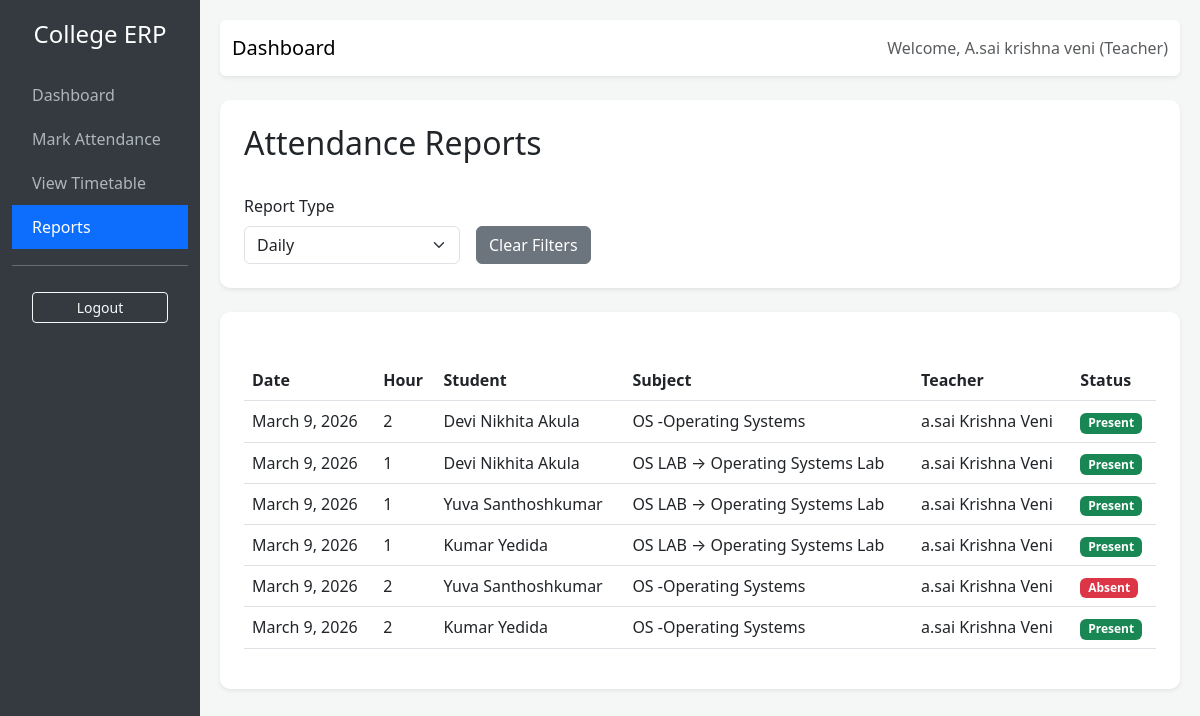
/attendance/reports/ (signed in), run on the app's committed database.
### attendance/models.py (models this page shows, shortened)
class User(AbstractUser):
    ROLE_CHOICES = (
        ('admin', 'Admin'),
        ('teacher', 'Teacher'),
        ('student', 'Student'),
    )
    role = models.CharField(max_length=10, choices=ROLE_CHOICES, default='admin')

class Attendance(models.Model):
    STATUS_CHOICES = (
        ('Present', 'Present'),
        ('Absent', 'Absent'),
    )
    student = models.ForeignKey(Student, on_delete=models.CASCADE)
    subject = models.ForeignKey(Subject, on_delete=models.CASCADE)
    teacher = models.ForeignKey(Teacher, on_delete=models.CASCADE)
    date = models.DateField()
    hour = models.IntegerField()
    status = models.CharField(max_length=10, choices=STATUS_CHOICES)
    class Meta:
        unique_together = ('student', 'subject', 'date', 'hour')

class Student(models.Model):
    user = models.OneToOneField(User, on_delete=models.CASCADE, limit_choices_to={'role': 'student'})
    roll_number = models.CharField(max_length=20, unique=True)
    phone = models.CharField(max_length=15)
    class_name = models.CharField(max_length=50) # e.g. "B.Tech"
    branch = models.CharField(max_length=50, blank=True)
    section = models.CharField(max_length=10)
    semester = models.IntegerField(default=1)

class Subject(models.Model):
    name = models.CharField(max_length=100)
    code = models.CharField(max_length=20, unique=True)
    teacher = models.ForeignKey('Teacher', on_delete=models.SET_NULL, null=True, related_name='subjects')
    class_name = models.CharField(max_length=50, blank=True)
    section = models.CharField(max_length=10, blank=True)
    branch = models.CharField(max_length=50, blank=True)
    semester = models.IntegerField(default=1)

class Teacher(models.Model):
    user = models.OneToOneField(User, on_delete=models.CASCADE, limit_choices_to={'role': 'teacher'})
    phone = models.CharField(max_length=15)

### attendance/views.py (the view)
# urls.py: path('attendance/reports/', views.attendance_reports, name='attendance_reports'),
@login_required
def attendance_reports(request):
    report_type = request.GET.get('report_type', 'daily')
    month = request.GET.get('month')
    semester = request.GET.get('semester')
    if request.user.role == 'student':
        student = request.user.student
        attendance = Attendance.objects.filter(student=student).select_related('subject', 'teacher__user')
        if report_type == 'monthly' and month:
            attendance = attendance.filter(date__month=month)
        elif report_type == 'semester' and semester:
            attendance = attendance.filter(student__semester=semester)
    elif request.user.role == 'teacher':
        teacher = request.user.teacher
        attendance = Attendance.objects.filter(teacher=teacher).select_related('student__user', 'subject')
        if report_type == 'monthly' and month:
            attendance = attendance.filter(date__month=month)
    else:
        attendance = Attendance.objects.all().select_related('student__user', 'subject', 'teacher__user')
    context = {
        'attendance': attendance,
        'report_type': report_type,
        'months': range(1, 13),
    }
    return render(request, 'attendance/reports.html', context)

### attendance/templates/attendance/reports.html (shortened to what this page needs)
{% extends 'attendance/base.html' %}
{% block content %}
<div class="card p-4 shadow-sm mb-4">
    <h2>Attendance Reports</h2>
    <form method="get" class="row g-3 mt-2">
        <div class="col-md-3">
            <label for="report_type" class="form-label">Report Type</label>
            <select name="report_type" id="report_type" class="form-select" onchange="this.form.submit()">
                <option value="daily" {% if report_type == 'daily' %}selected{% endif %}>Daily</option>
            </select>
        </div>
        <div class="col-md-3 d-flex align-items-end">
            <a href="{% url 'attendance_reports' %}" class="btn btn-secondary">Clear Filters</a>
        </div>
    </form>
</div>
<div class="card p-4 shadow-sm">
    <table class="table table-hover mt-4">
        <thead>
            <tr>
                <th>Date</th>
                <th>Hour</th>
                <th>Student</th>
                <th>Subject</th>
                <th>Teacher</th>
                <th>Status</th>
            </tr>
        </thead>
        <tbody>
            {% for record in attendance %}
            <tr>
                <td>{{ record.date }}</td>
                <td>{{ record.hour }}</td>
                <td>{{ record.student.user.get_full_name|default:record.student.user.username }}</td>
                <td>{{ record.subject.name }}</td>
                <td>{{ record.teacher.user.get_full_name|default:record.teacher.user.username }}</td>
                <td>
                    <span class="badge {% if record.status == 'Present' %}bg-success{% else %}bg-danger{% endif %}">
                        {{ record.status }}
                    </span>
                </td>
            </tr>
            {% empty %}
            <tr>
                <td colspan="6" class="text-center">No attendance records found.</td>
            </tr>
            {% endfor %}
        </tbody>
    </table>
</div>
{% endblock %}

### attendance/templates/attendance/base.html (shortened to what this page needs)
<!DOCTYPE html>
<html lang="en">
<head>
    <link href="https://cdn.jsdelivr.net/npm/bootstrap@5.3.0/dist/css/bootstrap.min.css" rel="stylesheet">
</head>
<body>
    <div class="container-fluid">
        <div class="row">
            <div class="col-md-2 sidebar d-none d-md-block">
                <h4 class="text-center mb-4">College ERP</h4>
                {% if user.is_authenticated %}
                <a href="{% url 'dashboard' %}" class="{% if request.resolver_match.url_name == 'dashboard' %}active{% endif %}">Dashboard</a>
                {% if user.role == 'teacher' or user.role == 'admin' %}
                <a href="{% url 'mark_attendance' %}" class="{% if request.resolver_match.url_name == 'mark_attendance' %}active{% endif %}">Mark Attendance</a>
                {% endif %}
                <a href="{% url 'timetable_list' %}" class="{% if request.resolver_match.url_name == 'timetable_list' %}active{% endif %}">View Timetable</a>
                <a href="{% url 'attendance_reports' %}" class="{% if request.resolver_match.url_name == 'attendance_reports' %}active{% endif %}">Reports</a>
                <hr>
                <form action="{% url 'logout' %}" method="post" style="padding: 10px 20px;">
                    <button type="submit" class="btn btn-outline-light btn-sm w-100">Logout</button>
                </form>
                {% else %}
                <a href="{% url 'login' %}">Login</a>
                {% endif %}
            </div>
            <div class="col-md-10 content">
                <nav class="navbar navbar-expand-lg navbar-light bg-white mb-4 rounded shadow-sm">
                    <div class="container-fluid">
                        <span class="navbar-brand">{% block title %}Dashboard{% endblock %}</span>
                        <div class="ms-auto">
                            {% if user.is_authenticated %}
                            <span class="text-muted">Welcome, {{ user.username }} ({{ user.role|title }})</span>
                            {% endif %}
                        </div>
                    </div>
                </nav>
                {% block content %}{% endblock %}
            </div>
        </div>
    </div>
</body>
</html>

### attendance/templates/attendance/base.html (style rules this page uses)
body { background-color: #f4f7f6; }
.sidebar { min-height: 100vh; background-color: #343a40; color: white; padding-top: 20px; }
.sidebar a { color: #adb5bd; text-decoration: none; padding: 10px 20px; display: block; }
.sidebar a.active { background-color: #0d6efd; color: white; }
.content { padding: 20px; }
.card { border: none; border-radius: 10px; box-shadow: 0 4px 6px rgba(0,0,0,0.1); }

### data on the page
User: username "A.sai krishna veni", role "Teacher"
Attendance: date "March 9, 2026", hour "2", student.user.get_full_name "Devi Nikhita Akula", subject.name "OS -Operating Systems", teacher.user.get_full_name "a.sai Krishna Veni", status "Present"
Attendance: date "March 9, 2026", hour "1", student.user.get_full_name "Devi Nikhita Akula", subject.name "OS LAB → Operating Systems Lab", teacher.user.get_full_name "a.sai Krishna Veni", status "Present"
Attendance: date "March 9, 2026", hour "1", student.user.get_full_name "Yuva Santhoshkumar", subject.name "OS LAB → Operating Systems Lab", teacher.user.get_full_name "a.sai Krishna Veni", status "Present"
Attendance: date "March 9, 2026", hour "1", student.user.get_full_name "Kumar Yedida", subject.name "OS LAB → Operating Systems Lab", teacher.user.get_full_name "a.sai Krishna Veni", status "Present"
Attendance: date "March 9, 2026", hour "2", student.user.get_full_name "Yuva Santhoshkumar", subject.name "OS -Operating Systems", teacher.user.get_full_name "a.sai Krishna Veni", status "Absent"
Attendance: date "March 9, 2026", hour "2", student.user.get_full_name "Kumar Yedida", subject.name "OS -Operating Systems", teacher.user.get_full_name "a.sai Krishna Veni", status "Present"
